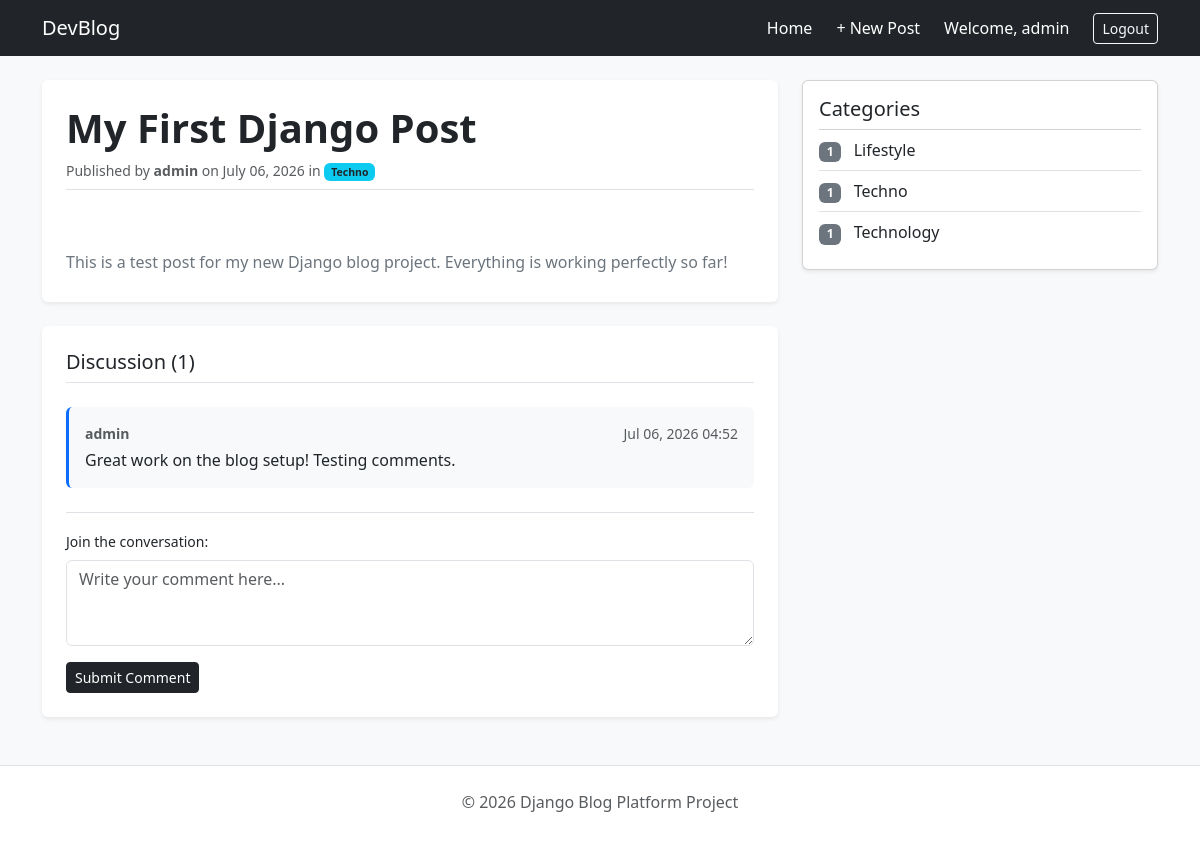
The page /post/my-first-django-post/ (signed in) on the database its author committed.
### blog/models.py (models this page shows, shortened)
class Post(models.Model):
    STATUS_CHOICES = [
        ('draft', 'Draft'),
        ('published', 'Published'),
    ]
    title = models.CharField(max_length=200)
    slug = models.SlugField(max_length=200, unique=True)
    author = models.ForeignKey(User, on_delete=models.CASCADE, related_name='posts')
    category = models.ForeignKey(Category, on_delete=models.SET_NULL, null=True, blank=True, related_name='posts')
    content = models.TextField()
    excerpt = models.TextField(max_length=300, blank=True)
    cover_image = models.ImageField(upload_to='post_images/', blank=True)
    status = models.CharField(max_length=10, choices=STATUS_CHOICES, default='draft')
    created_at = models.DateTimeField(auto_now_add=True)
    updated_at = models.DateTimeField(auto_now=True)
    published_at = models.DateTimeField(null=True, blank=True)
    class Meta:
        ordering = ['-published_at', '-created_at'] # Newest first

class Category(models.Model):
    name = models.CharField(max_length=100, unique=True)
    slug = models.SlugField(max_length=100, unique=True)
    description = models.TextField(blank=True)
    created_at = models.DateTimeField(auto_now_add=True)
    class Meta:
        verbose_name_plural = 'categories'
        ordering = ['name']

class Comment(models.Model):
    post = models.ForeignKey(Post, on_delete=models.CASCADE, related_name='comments')
    author = models.ForeignKey(User, on_delete=models.CASCADE, related_name='comments')
    body = models.TextField(max_length=1000)
    created_at = models.DateTimeField(auto_now_add=True)
    is_active = models.BooleanField(default=True) # For moderation
    class Meta:
        ordering = ['created_at'] # Oldest comment first

### blog/views.py (the view)
# urls.py: path('post/<slug:slug>/', PostDetailView.as_view(), name='post_detail'),
class PostDetailView(DetailView):
    model = Post
    template_name = 'blog/post_detail.html'
    context_object_name = 'post'
    def get_context_data(self, **kwargs):
        context = super().get_context_data(**kwargs)
        context['categories'] = Category.objects.all()
        context['comments'] = self.object.comments.filter(is_active=True)
        return context

### blog/templates/blog/post_detail.html (shortened to what this page needs)
{% extends 'blog/base.html' %}
{% block content %}
    <article class="bg-white p-4 rounded shadow-sm mb-4">
        <h1 class="fw-bold mb-2">{{ post.title }}</h1>
        <div class="text-muted small mb-4 pb-2 border-bottom">
            Published by <strong>{{ post.author.username }}</strong> on {{ post.published_at|date:"F d, Y" }}
            {% if post.category %}
                in <span class="badge bg-info text-dark">{{ post.category.name }}</span>
            {% endif %}
        </div>
        <div class="lh-lg text-secondary" style="white-space: pre-line;">
            {{ post.content }}
        </div>
    </article>
    <section class="bg-white p-4 rounded shadow-sm">
        <h3 class="h5 mb-4 border-bottom pb-2">Discussion ({{ comments.count }})</h3>
        {% for comment in comments %}
            <div class="mb-3 p-3 bg-light rounded border-start border-primary border-3">
                <div class="d-flex justify-content-between text-muted small mb-1">
                    <strong>{{ comment.author.username }}</strong>
                    <span>{{ comment.created_at|date:"M d, Y H:i" }}</span>
                </div>
                <p class="mb-0 text-dark">{{ comment.body }}</p>
            </div>
        {% empty %}
            <p class="text-muted small">No comments posted yet.</p>
        {% endfor %}
        {% if user.is_authenticated %}
            <form action="{% url 'add_comment' post.slug %}" method="POST" class="mt-4 pt-3 border-top">
                <div class="mb-3">
                    <label for="body" class="form-label font-weight-bold small">Join the conversation:</label>
                    <textarea name="body" id="body" rows="3" class="form-control" placeholder="Write your comment here..." required></textarea>
                </div>
                <button type="submit" class="btn btn-dark btn-sm">Submit Comment</button>
            </form>
        {% else %}
            <div class="alert alert-warning small mt-4">
                Please <a href="/admin/login/?next={{ request.path }}">log in</a> to drop a comment.
            </div>
        {% endif %}
    </section>
{% endblock %}

### blog/templates/blog/base.html (shortened to what this page needs)
<!DOCTYPE html>
<html lang="en">
<head>
    <link href="https://cdn.jsdelivr.net/npm/bootstrap@5.3.0/dist/css/bootstrap.min.css" rel="stylesheet">
</head>
<body class="bg-light">
    <nav class="navbar navbar-expand-lg navbar-dark bg-dark mb-4">
        <div class="container">
            <a class="navbar-brand" href="{% url 'blog_home' %}">DevBlog</a>
            <div class="navbar-nav ms-auto">
                <a class="nav-link text-white me-2" href="{% url 'blog_home' %}">Home</a>
                {% if user.is_authenticated %}
                    <a class="nav-link text-white me-2" href="{% url 'post_create' %}">+ New Post</a>
                    <span class="nav-link text-white me-3">Welcome, {{ user.username }}</span>
                    <a class="btn btn-outline-light btn-sm my-auto" href="/accounts/logout/">Logout</a>
                {% else %}
                    <a class="nav-link text-white me-2" href="{% url 'register' %}">Register</a>
                    <a class="btn btn-outline-light btn-sm my-auto" href="/accounts/login/">Login</a>
                {% endif %}
            </div>
        </div>
    </nav>
    <div class="container">
        <div class="row">
            <div class="col-md-8">
                {% block content %}{% endblock %}
            </div>
            <div class="col-md-4">
                <div class="card p-3 mb-4 shadow-sm">
                    <h5>Categories</h5>
                    <ul class="list-group list-group-flush">
                        {% for cat in categories %}
                            <li class="list-group-item bg-transparent px-0">
                                <span class="badge bg-secondary me-2">{{ cat.posts.count }}</span>
                                {{ cat.name }}
                            </li>
                        {% empty %}
                            <li class="list-group-item bg-transparent px-0 text-muted">No categories yet.</li>
                        {% endfor %}
                    </ul>
                </div>
            </div>
        </div>
    </div>
    <footer class="text-center text-muted py-4 mt-5 border-top bg-white">
        <p>&copy; 2026 Django Blog Platform Project</p>
    </footer>
</body>
</html>

### rows shown on the page
Post: title "My First Django Post", author.username "admin", published_at "July 06, 2026", category.name "Techno", content "This is a test post for my new Django blog project. Everything is working perfectly so far!"
Comment: author.username "admin", created_at "Jul 06, 2026 04:52", body "Great work on the blog setup! Testing comments."
Category: posts.count "1", name "Lifestyle"
Category: posts.count "1", name "Techno"
Category: posts.count "1", name "Technology"

### other values the page prints
{{ user.username }} "admin"
{{ comments.count }} "1"
